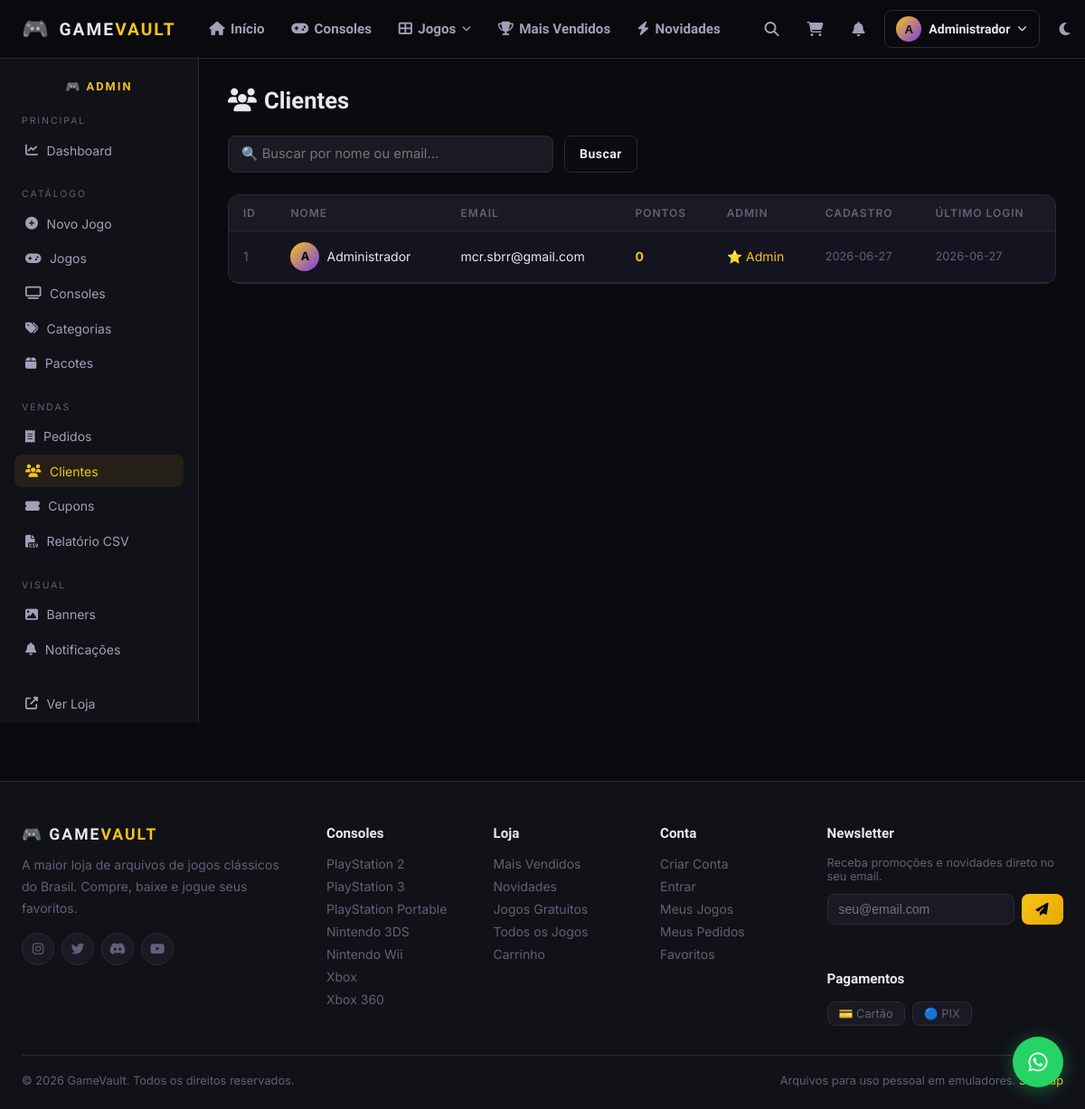
The page /admin/usuarios (signed in) on the database as committed earlier.
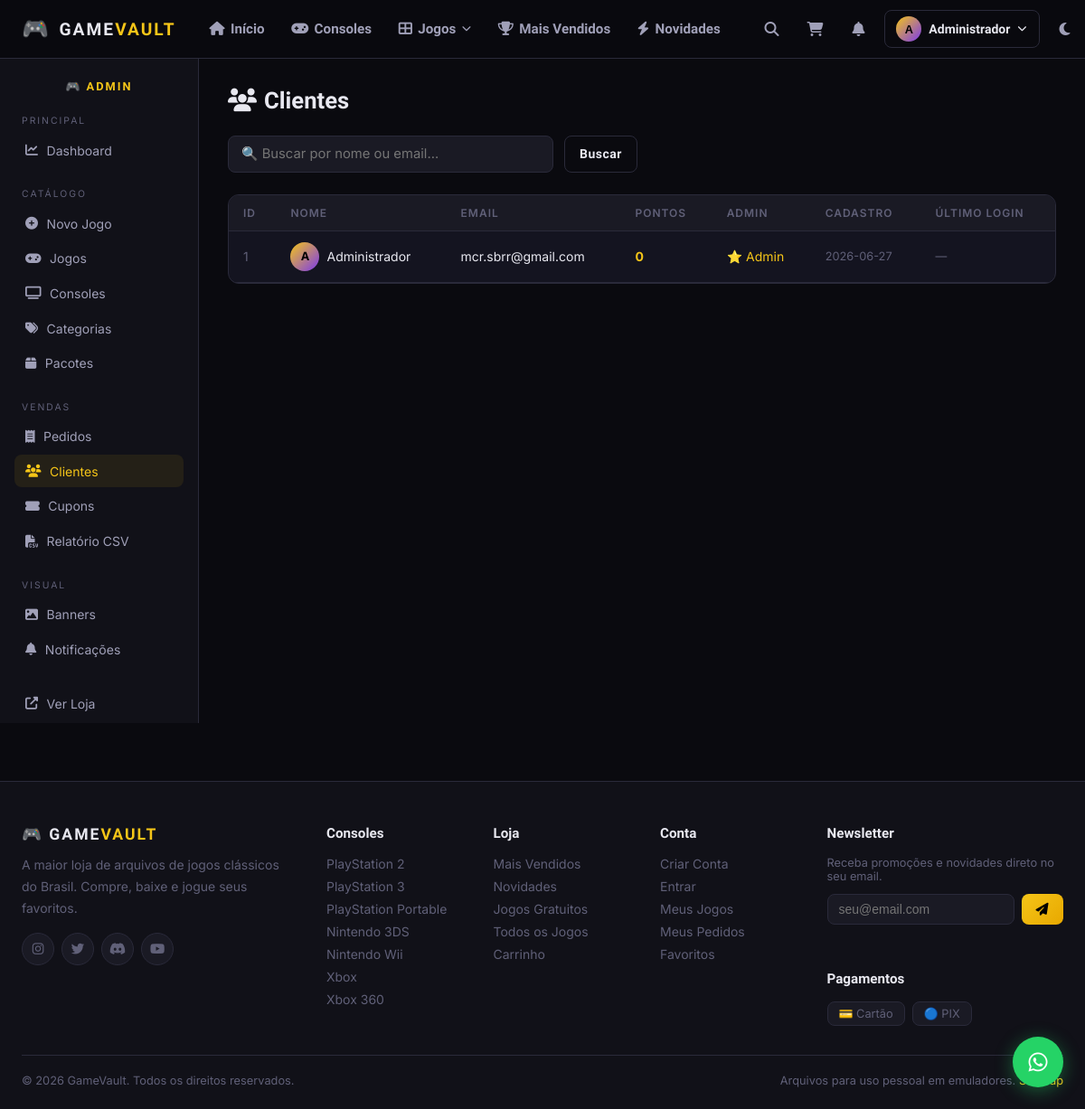
The same page on the database as committed later.
### tables this page shows
CREATE TABLE users (
        id INTEGER PRIMARY KEY AUTOINCREMENT,
        name TEXT NOT NULL,
        email TEXT UNIQUE NOT NULL,
        password_hash TEXT NOT NULL,
        avatar TEXT DEFAULT '',
        is_admin INTEGER DEFAULT 0,
        points INTEGER DEFAULT 0,
        newsletter INTEGER DEFAULT 1,
        created_at TEXT DEFAULT (datetime('now')),
        last_login TEXT
    );

CREATE TABLE consoles (
        id INTEGER PRIMARY KEY AUTOINCREMENT,
        name TEXT UNIQUE NOT NULL,
        slug TEXT UNIQUE NOT NULL,
        banner TEXT DEFAULT '',
        icon TEXT DEFAULT '',
        sort_order INTEGER DEFAULT 0,
        active INTEGER DEFAULT 1
    );

### app.py (the view)
@app.route('/admin/usuarios')
@admin_required
def admin_users():
    db = get_db()
    q  = request.args.get('q','')
    query = "SELECT * FROM users WHERE 1=1"
    params = []
    if q:
        query += " AND (name LIKE ? OR email LIKE ?)"
        params.extend([f'%{q}%', f'%{q}%'])
    query += " ORDER BY created_at DESC"
    users = db.execute(query, params).fetchall()
    return render_template('admin/users.html', users=users, q=q)

### app.py (called while the page is built)
def get_db():
    if 'db' not in g:
        g.db = sqlite3.connect(DB_PATH)
        g.db.row_factory = sqlite3.Row
        g.db.execute("PRAGMA journal_mode=WAL")
        g.db.execute("PRAGMA foreign_keys=ON")
    return g.db

def admin_required(f):
    @wraps(f)
    def decorated(*args, **kwargs):
        if 'user_id' not in session:
            return redirect(url_for('login'))
        db = get_db()
        user = db.execute("SELECT is_admin FROM users WHERE id=?", (session['user_id'],)).fetchone()
        if not user or not user['is_admin']:
            abort(403)
        return f(*args, **kwargs)
    return decorated

def current_user():
    if 'user_id' not in session:
        return None
    return get_db().execute("SELECT * FROM users WHERE id=?", (session['user_id'],)).fetchone()

@app.context_processor
def inject_globals():
    db = get_db()
    consoles = db.execute("SELECT * FROM consoles WHERE active=1 ORDER BY sort_order").fetchall()
    user = current_user()
    notif_count = 0
    cart = session.get('cart', [])
    if user:
        notif_count = db.execute(
            "SELECT COUNT(*) FROM notifications WHERE user_id=? AND read=0",
            (user['id'],)
        ).fetchone()[0]
    return dict(
        consoles=consoles,
        current_user=user,
        notif_count=notif_count,
        cart_count=len(cart),
        now=datetime.datetime.now()
    )

### templates/admin/users.html (shortened to what this page needs)
{% extends "base.html" %}
{% block content %}
<div class="admin-layout">
  {% include "admin/sidebar.html" %}
  <div class="admin-content">
    <div class="admin-page-title"><i class="fas fa-users"></i> Clientes</div>
    <form method="get" style="margin-bottom:1.5rem;display:flex;gap:0.75rem">
      <input type="text" name="q" value="{{ q }}" class="form-input" placeholder="🔍 Buscar por nome ou email..." style="max-width:360px;margin:0">
      <button type="submit" class="btn btn-outline btn-sm">Buscar</button>
    </form>
    <div class="admin-table-wrap">
      <table class="admin-table">
        <thead><tr><th>ID</th><th>Nome</th><th>Email</th><th>Pontos</th><th>Admin</th><th>Cadastro</th><th>Último login</th></tr></thead>
        <tbody>
          {% for u in users %}
          <tr>
            <td style="color:var(--text3)">{{ u.id }}</td>
            <td>
              <div style="display:flex;align-items:center;gap:0.5rem">
                <div style="width:32px;height:32px;border-radius:50%;background:linear-gradient(135deg,var(--gold),var(--accent));display:flex;align-items:center;justify-content:center;font-weight:700;font-size:0.8rem;color:#000;flex-shrink:0">
                  {{ u.name[0].upper() }}
                </div>
                {{ u.name }}
              </div>
            </td>
            <td>{{ u.email }}</td>
            <td style="color:var(--gold);font-weight:700">{{ u.points }}</td>
            <td>{% if u.is_admin %}<span style="color:var(--gold)">⭐ Admin</span>{% else %}—{% endif %}</td>
            <td style="font-size:0.8rem;color:var(--text3)">{{ u.created_at[:10] }}</td>
            <td style="font-size:0.8rem;color:var(--text3)">{{ u.last_login[:10] if u.last_login else '—' }}</td>
          </tr>
          {% else %}
          <tr><td colspan="7" style="text-align:center;color:var(--text3)">Nenhum usuário.</td></tr>
          {% endfor %}
        </tbody>
      </table>
    </div>
  </div>
</div>
{% endblock %}

### templates/base.html (shortened to what this page needs)
<!DOCTYPE html>
<html lang="pt-BR" data-theme="dark">
<head>
<link rel="stylesheet" href="https://cdnjs.cloudflare.com/ajax/libs/font-awesome/6.5.0/css/all.min.css">
<link rel="stylesheet" href="{{ url_for('static', filename='css/style.css') }}">
</head>
<body class="{% block body_class %}{% endblock %}">
<nav class="navbar" id="navbar">
  <div class="nav-container">
    <a href="{{ url_for('index') }}" class="nav-logo">
      <span class="logo-icon">🎮</span>
      <span class="logo-text">GAME<span class="logo-gold">VAULT</span></span>
    </a>
    <div class="nav-links" id="navLinks">
      <a href="{{ url_for('index') }}" class="nav-link {% if request.endpoint=='index' %}active{% endif %}">
        <i class="fas fa-home"></i> Início
      </a>
      <a href="{{ url_for('consoles_page') }}" class="nav-link {% if request.endpoint=='consoles_page' %}active{% endif %}">
        <i class="fas fa-gamepad"></i> Consoles
      </a>
      <div class="nav-dropdown">
        <span class="nav-link has-dropdown">
          <i class="fas fa-th-large"></i> Jogos <i class="fas fa-chevron-down tiny"></i>
        </span>
      </div>
      <a href="{{ url_for('bestsellers') }}" class="nav-link {% if request.endpoint=='bestsellers' %}active{% endif %}">
        <i class="fas fa-trophy"></i> Mais Vendidos
      </a>
      <a href="{{ url_for('novidades') }}" class="nav-link {% if request.endpoint=='novidades' %}active{% endif %}">
        <i class="fas fa-bolt"></i> Novidades
      </a>
    </div>
    <div class="nav-actions">
      <button class="nav-icon-btn" id="searchToggle" title="Buscar">
        <i class="fas fa-search"></i>
      </button>
      <a href="{{ url_for('cart') }}" class="nav-icon-btn cart-btn" title="Carrinho">
        <i class="fas fa-shopping-cart"></i>
      </a>
      {% if current_user %}
      <div class="nav-notif" id="notifDropdown">
        <button class="nav-icon-btn notif-btn" title="Notificações">
          <i class="fas fa-bell"></i>
        </button>
      </div>
      <div class="nav-user">
        <button class="nav-user-btn">
          {% if current_user.avatar %}
          <img src="{{ url_for('static', filename='uploads/avatars/'+current_user.avatar) }}" alt="Avatar" class="user-avatar-small">
          {% else %}
          <div class="user-initials">{{ current_user.name[0].upper() }}</div>
          {% endif %}
          <span class="user-name-short">{{ current_user.name.split()[0] }}</span>
          <i class="fas fa-chevron-down tiny"></i>
        </button>
      </div>
      {% else %}
      <a href="{{ url_for('login') }}" class="btn btn-outline btn-sm">Entrar</a>
      <a href="{{ url_for('register') }}" class="btn btn-gold btn-sm">Cadastrar</a>
      {% endif %}
      <button class="nav-icon-btn theme-toggle" id="themeToggle" title="Alternar tema">
        <i class="fas fa-moon" id="themeIcon"></i>
      </button>
    </div>
  </div>
</nav>
<main id="main-content">
  {% block content %}{% endblock %}
</main>
<footer class="footer">
  <div class="footer-container">
    <div class="footer-grid">
      <div class="footer-brand">
        <div class="footer-logo">🎮 GAME<span>VAULT</span></div>
        <p>A maior loja de arquivos de jogos clássicos do Brasil. Compre, baixe e jogue seus favoritos.</p>
        <div class="footer-social">
          <a href="#" class="social-btn"><i class="fab fa-instagram"></i></a>
          <a href="#" class="social-btn"><i class="fab fa-twitter"></i></a>
          <a href="#" class="social-btn"><i class="fab fa-discord"></i></a>
          <a href="#" class="social-btn"><i class="fab fa-youtube"></i></a>
        </div>
      </div>
      <div class="footer-col">
        <h4>Consoles</h4>
        {% for console in consoles %}
        <a href="{{ url_for('console_page', slug=console.slug) }}">{{ console.name }}</a>
        {% endfor %}
      </div>
      <div class="footer-col">
        <h4>Loja</h4>
        <a href="{{ url_for('bestsellers') }}">Mais Vendidos</a>
        <a href="{{ url_for('novidades') }}">Novidades</a>
        <a href="{{ url_for('free_games') }}">Jogos Gratuitos</a>
        <a href="{{ url_for('all_games') }}">Todos os Jogos</a>
        <a href="{{ url_for('cart') }}">Carrinho</a>
      </div>
      <div class="footer-col">
        <h4>Conta</h4>
        <a href="{{ url_for('register') }}">Criar Conta</a>
        <a href="{{ url_for('login') }}">Entrar</a>
        <a href="{{ url_for('my_account') }}">Meus Jogos</a>
        <a href="{{ url_for('my_account') }}#orders">Meus Pedidos</a>
        <a href="{{ url_for('my_account') }}#wishlist">Favoritos</a>
      </div>
      <div class="footer-col">
        <h4>Newsletter</h4>
        <p class="footer-newsletter-text">Receba promoções e novidades direto no seu email.</p>
        <form class="footer-newsletter" id="footerNewsletter">
          <input type="email" placeholder="seu@email.com" required id="newsletterEmail">
          <button type="submit" class="btn btn-gold btn-sm">
            <i class="fas fa-paper-plane"></i>
          </button>
        </form>
        <div id="newsletterMsg" class="newsletter-msg"></div>
        <h4 style="margin-top:1.5rem">Pagamentos</h4>
        <div class="payment-icons">
          <span class="pay-icon">💳 Cartão</span>
          <span class="pay-icon">🔵 PIX</span>
        </div>
      </div>
    </div>
    <div class="footer-bottom">
      <p>© {{ now.year }} GameVault. Todos os direitos reservados.</p>
      <p>Arquivos para uso pessoal em emuladores. <a href="{{ url_for('sitemap') }}">Sitemap</a></p>
    </div>
  </div>
</footer>
<a href="https://wa.me/5500000000000?text=Olá!%20Preciso%20de%20ajuda%20no%20GameVault"
   class="whatsapp-float" target="_blank" title="Suporte via WhatsApp">
  <i class="fab fa-whatsapp"></i>
</a>
</body>
</html>

### templates/admin/sidebar.html
<div class="admin-sidebar">
  <div class="admin-sidebar-logo">🎮 ADMIN</div>
  <div class="admin-nav-group">
    <div class="admin-nav-label">Principal</div>
    <a href="{{ url_for('admin_index') }}" class="admin-nav-link {% if request.endpoint=='admin_index' %}active{% endif %}">
      <i class="fas fa-chart-line"></i> Dashboard
    </a>
  </div>
  <div class="admin-nav-group">
    <div class="admin-nav-label">Catálogo</div>
    <a href="{{ url_for('admin_game_new') }}" class="admin-nav-link">
      <i class="fas fa-plus-circle"></i> Novo Jogo
    </a>
    <a href="{{ url_for('admin_games') }}" class="admin-nav-link {% if request.endpoint in ['admin_games','admin_game_edit'] %}active{% endif %}">
      <i class="fas fa-gamepad"></i> Jogos
    </a>
    <a href="{{ url_for('admin_consoles') }}" class="admin-nav-link {% if request.endpoint=='admin_consoles' %}active{% endif %}">
      <i class="fas fa-tv"></i> Consoles
    </a>
    <a href="{{ url_for('admin_categories') }}" class="admin-nav-link {% if request.endpoint=='admin_categories' %}active{% endif %}">
      <i class="fas fa-tags"></i> Categorias
    </a>
    <a href="{{ url_for('admin_bundles') }}" class="admin-nav-link {% if request.endpoint=='admin_bundles' %}active{% endif %}">
      <i class="fas fa-box"></i> Pacotes
    </a>
  </div>
  <div class="admin-nav-group">
    <div class="admin-nav-label">Vendas</div>
    <a href="{{ url_for('admin_orders') }}" class="admin-nav-link {% if request.endpoint=='admin_orders' %}active{% endif %}">
      <i class="fas fa-receipt"></i> Pedidos
    </a>
    <a href="{{ url_for('admin_users') }}" class="admin-nav-link {% if request.endpoint=='admin_users' %}active{% endif %}">
      <i class="fas fa-users"></i> Clientes
    </a>
    <a href="{{ url_for('admin_coupons') }}" class="admin-nav-link {% if request.endpoint=='admin_coupons' %}active{% endif %}">
      <i class="fas fa-ticket-alt"></i> Cupons
    </a>
    <a href="{{ url_for('admin_report') }}" class="admin-nav-link">
      <i class="fas fa-file-csv"></i> Relatório CSV
    </a>
  </div>
  <div class="admin-nav-group">
    <div class="admin-nav-label">Visual</div>
    <a href="{{ url_for('admin_banners') }}" class="admin-nav-link {% if request.endpoint=='admin_banners' %}active{% endif %}">
      <i class="fas fa-image"></i> Banners
    </a>
    <a href="{{ url_for('admin_notify') }}" class="admin-nav-link {% if request.endpoint=='admin_notify' %}active{% endif %}">
      <i class="fas fa-bell"></i> Notificações
    </a>
  </div>
  <div class="admin-nav-group">
    <a href="{{ url_for('index') }}" class="admin-nav-link">
      <i class="fas fa-external-link-alt"></i> Ver Loja
    </a>
  </div>
</div>

Rows that differ between the two databases and show on the page:
changed users "Administrador": last_login "2026-06-27" → "—"
